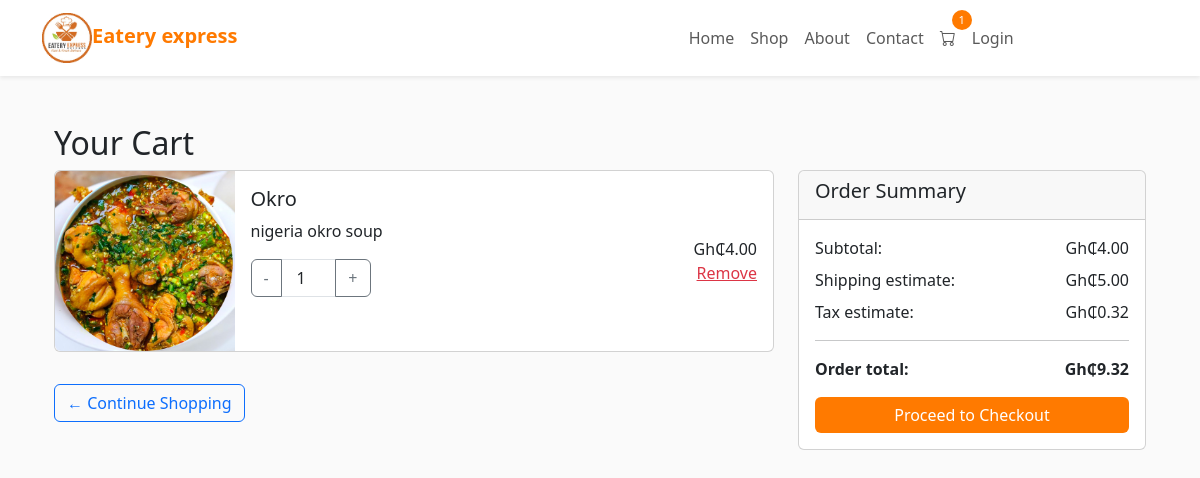
The app's page /cart/ (signed in) with its own data.
### App/models.py (models this page shows, shortened)
class logo(models.Model):
    image=models.ImageField(upload_to="logo/")

class CartItem(models.Model):
    cart = models.ForeignKey(Cart, on_delete=models.CASCADE, related_name='items')
    product = models.ForeignKey(Product, on_delete=models.CASCADE)
    quantity = models.PositiveIntegerField(default=1)
    @property
    def total_price(self):
        return self.product.price * Decimal(self.quantity)

class Product(models.Model):
    name = models.CharField(max_length=200)
    description = models.TextField()
    price = models.DecimalField(max_digits=10, decimal_places=2)
    image = models.ImageField(upload_to='products/')
    category = models.ForeignKey(Category, on_delete=models.CASCADE)
    roast_level = models.CharField(max_length=20, choices=[
        ('light', 'Light'),
        ('medium', 'Medium'),
        ('dark', 'Dark'),
    ], blank=True, null=True)
    origin = models.CharField(max_length=100, blank=True, null=True)
    is_new = models.BooleanField(default=False)
    is_on_sale = models.BooleanField(default=False)
    created_at = models.DateTimeField(auto_now_add=True)

### App/views.py (the view)
# urls.py: path('cart/', views.cart_view, name='cart'),
def cart_view(request):
    if request.user.is_authenticated:
        cart, created = Cart.objects.get_or_create(user=request.user)
    else:
        session_key = request.session.session_key
        if not session_key:
            request.session.save()
            session_key = request.session.session_key
        cart, created = Cart.objects.get_or_create(session_key=session_key)
    cart_items = cart.items.all()  # Assumes related_name='items' in CartItem.cart
    subtotal = sum(item.total_price for item in cart_items)  # Ensure total_price returns Decimal
    shipping_estimate = Decimal('5.00')
    tax = round(subtotal * Decimal('0.08'), 2)  # 8% tax
    order_total = subtotal + shipping_estimate + tax
    context = {
        'cart_items': cart_items,
        'subtotal': subtotal,
        'shipping_estimate': shipping_estimate,
        'tax': tax,
        'order_total': order_total,
        'logos':logo.objects.all()
    }
    return render(request, 'cart.html', context)

### App/context_processors.py (called while the page is built, shortened)
def cart_item_count(request):
    count = 0
    if request.user.is_authenticated:
        try:
            cart = Cart.objects.get(user=request.user)
            count = cart.items.count()
        except Cart.DoesNotExist:
            count = 0
    return {'cart_item_count': count}

### App/templates/cart.html (shortened to what this page needs)
{% extends 'base.html' %}
{% block content %}
<div class="container my-5">
    <h2>Your Cart</h2>
    {% if cart_items %}
    <div class="row">
        <div class="col-lg-8">
            {% for item in cart_items %}
            <div class="card mb-3">
                <div class="row g-0">
                    <div class="col-md-3">
                        <img src="{{ item.product.image.url }}" class="img-fluid rounded-start" alt="{{ item.product.name }}">
                    </div>
                    <div class="col-md-6">
                        <div class="card-body">
                            <h5 class="card-title">{{ item.product.name }}</h5>
                            <p class="card-text">{{ item.product.description|truncatewords:10 }}</p>
                            <form method="POST" action="{% url 'update_cart_quantity' item.id %}">
                                <div class="input-group" style="max-width: 120px;">
                                    <button type="button" class="btn btn-outline-secondary" onclick="this.parentNode.querySelector('input').stepDown()">-</button>
                                    <input type="number" name="quantity" value="{{ item.quantity }}" min="1" class="form-control text-center" onchange="this.form.submit()">
                                    <button type="button" class="btn btn-outline-secondary" onclick="this.parentNode.querySelector('input').stepUp()">+</button>
                                </div>
                            </form>
                        </div>
                    </div>
                    <div class="col-md-3 d-flex align-items-center justify-content-end">
                        <div class="text-end me-3">
                            <div>Gh₵{{ item.total_price|floatformat:2 }}</div>
                            <a href="{% url 'remove_from_cart' item.id %}" class="text-danger">Remove</a>
                        </div>
                    </div>
                </div>
            </div>
            {% endfor %}
            <a href="{% url 'shop' %}" class="btn btn-outline-primary mt-3">&larr; Continue Shopping</a>
        </div>
        <div class="col-lg-4">
            <div class="card">
                <div class="card-header">
                    <h5>Order Summary</h5>
                </div>
                <div class="card-body">
                    <div class="d-flex justify-content-between mb-2">
                        <span>Subtotal:</span>
                        <span>Gh₵{{ subtotal|floatformat:2 }}</span>
                    </div>
                    <div class="d-flex justify-content-between mb-2">
                        <span>Shipping estimate:</span>
                        <span>Gh₵{{ shipping_estimate|floatformat:2 }}</span>
                    </div>
                    <div class="d-flex justify-content-between mb-2">
                        <span>Tax estimate:</span>
                        <span>Gh₵{{ tax|floatformat:2 }}</span>
                    </div>
                    <hr>
                    <div class="d-flex justify-content-between fw-bold">
                        <span>Order total:</span>
                        <span>Gh₵{{ order_total|floatformat:2 }}</span>
                    </div>
                    <a href="{% url 'shipping_info' %}" class="btn btn-primary w-100 mt-3">Proceed to Checkout</a>
                </div>
            </div>
        </div>
    </div>
    {% else %}
    <div class="alert alert-info">Your cart is empty.</div>
    <a href="{% url 'shop' %}" class="btn btn-primary">Continue Shopping</a>
    {% endif %}
</div>
{% endblock %}

### App/templates/base.html (shortened to what this page needs)
<!DOCTYPE html>
<html lang="en">
<head>
    <link href="https://cdn.jsdelivr.net/npm/bootstrap@5.3.0/dist/css/bootstrap.min.css" rel="stylesheet">
    <link rel="stylesheet" href="https://cdn.jsdelivr.net/npm/bootstrap-icons@1.10.0/font/bootstrap-icons.css">
</head>
<body>
    <nav class="navbar navbar-expand-lg navbar-light bg-white shadow-sm sticky-top">
        <div class="container">
            <a class="navbar-brand" href="#"> {% for icon  in logos %}
        <h5><img src="{{icon.image.url}}" class="icon"></h5>
    {% endfor %}Eatery express</a>
            <div class="collapse navbar-collapse" id="navbarNav">
                <ul class="navbar-nav" style="margin-left: 50%;">
                    <li class="nav-item"><a class="nav-link" href="{% url 'home' %}">Home</a></li>
                    <li class="nav-item"><a class="nav-link" href="{% url 'shop' %}">Shop</a></li>
                    <li class="nav-item"><a class="nav-link" href="#about">About</a></li>
                    <li class="nav-item"><a class="nav-link" href="#contact">Contact</a></li>
                    <li class="nav-item">
                        <a class="nav-link cart-icon" href="{% url 'cart' %}">
        <i class="bi bi-cart"></i>
        {% if cart_item_count > 0 %}
            <span class="cart-badge">{{ cart_item_count }}</span>
        {% endif %}
    </a>
                    </li>
                    <li class="nav-item"><a class="nav-link" href="{% url 'login_page' %}">Login</a></li>
                </ul>
            </div>
        </div>
    </nav>
    <main class="container mt-4">
        {% block content %}{% endblock %}
    </main>
</body>
</html>

### App/templates/base.html (style rules this page uses)
body { font-family: 'Segoe UI', Tahoma, Geneva, Verdana, sans-serif; background-color: #fafafa; }
.navbar-brand { color: #ff7a00 !important; font-weight: bold; }
.btn-primary { background-color: #ff7a00; border: none; }
.cart-icon { position: relative; }
.icon { width:50px; height: 50px; float: left; }
.cart-badge { position: absolute; top: -8px; right: -8px; background: #ff7a00; color: white; border-radius: 50%; width: 20px; height: 20px; font-size: 0.7rem; display: flex; align-items: center; justify-content: center; }

### records on screen
logo: image (picture)
CartItem: product.image (picture), product.name "Okro", product.description "nigeria okro soup", quantity "1", total_price "4.00"

### other values on screen
{{ cart_item_count }} "1"
{{ subtotal|floatformat:2 }} "4.00"
{{ shipping_estimate|floatformat:2 }} "5.00"
{{ tax|floatformat:2 }} "0.32"
{{ order_total|floatformat:2 }} "9.32"
